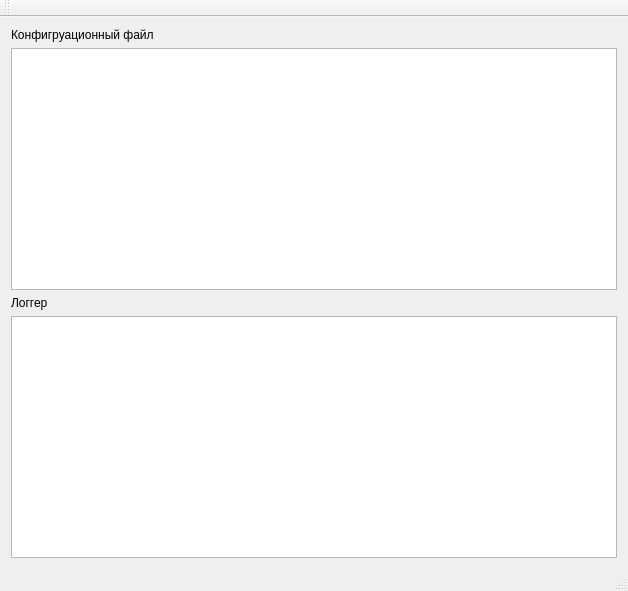
<?xml version="1.0" encoding="UTF-8"?>
<ui version="4.0">
 <class>MainWindow</class>
 <widget class="QMainWindow" name="MainWindow">
  <property name="geometry">
   <rect>
    <x>0</x>
    <y>0</y>
    <width>628</width>
    <height>591</height>
   </rect>
  </property>
  <property name="windowTitle">
   <string>MainWindow</string>
  </property>
  <widget class="QWidget" name="centralWidget">
   <layout class="QVBoxLayout" name="verticalLayout">
    <item>
     <widget class="QLabel" name="lblConf">
      <property name="text">
       <string>Конфигруационный файл</string>
      </property>
     </widget>
    </item>
    <item>
     <widget class="QTextBrowser" name="txtConfig"/>
    </item>
    <item>
     <widget class="QLabel" name="lblLog">
      <property name="text">
       <string>Логгер</string>
      </property>
     </widget>
    </item>
    <item>
     <widget class="QTextBrowser" name="txtLog"/>
    </item>
   </layout>
  </widget>
  <widget class="QMenuBar" name="menuBar">
   <property name="geometry">
    <rect>
     <x>0</x>
     <y>0</y>
     <width>628</width>
     <height>26</height>
    </rect>
   </property>
  </widget>
  <widget class="QToolBar" name="mainToolBar">
   <attribute name="toolBarArea">
    <enum>TopToolBarArea</enum>
   </attribute>
   <attribute name="toolBarBreak">
    <bool>false</bool>
   </attribute>
  </widget>
  <widget class="QStatusBar" name="statusBar"/>
 </widget>
 <layoutdefault spacing="6" margin="11"/>
 <resources/>
 <connections/>
</ui>
